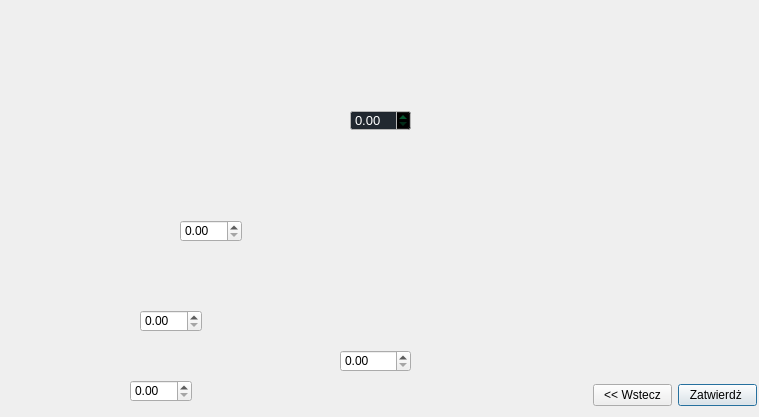
<?xml version="1.0" encoding="UTF-8"?>
<ui version="4.0">
 <class>Dimensions</class>
 <widget class="QDialog" name="Dimensions">
  <property name="geometry">
   <rect>
    <x>0</x>
    <y>0</y>
    <width>759</width>
    <height>417</height>
   </rect>
  </property>
  <property name="sizePolicy">
   <sizepolicy hsizetype="Preferred" vsizetype="Preferred">
    <horstretch>0</horstretch>
    <verstretch>0</verstretch>
   </sizepolicy>
  </property>
  <property name="windowTitle">
   <string>Wymiary wstępne</string>
  </property>
  <widget class="QLabel" name="label">
   <property name="geometry">
    <rect>
     <x>-20</x>
     <y>-30</y>
     <width>791</width>
     <height>451</height>
    </rect>
   </property>
   <property name="text">
    <string/>
   </property>
   <property name="pixmap">
    <pixmap resource="../resources.qrc">:/res/Truss_dimm_enter.PNG</pixmap>
   </property>
   <property name="scaledContents">
    <bool>true</bool>
   </property>
  </widget>
  <widget class="QDoubleSpinBox" name="spinTrussHeight">
   <property name="geometry">
    <rect>
     <x>350</x>
     <y>110</y>
     <width>61</width>
     <height>21</height>
    </rect>
   </property>
   <property name="palette">
    <palette>
     <active>
      <colorrole role="WindowText">
       <brush brushstyle="SolidPattern">
        <color alpha="255">
         <red>7</red>
         <green>137</green>
         <blue>74</blue>
        </color>
       </brush>
      </colorrole>
      <colorrole role="Button">
       <brush brushstyle="SolidPattern">
        <color alpha="255">
         <red>0</red>
         <green>0</green>
         <blue>0</blue>
        </color>
       </brush>
      </colorrole>
      <colorrole role="Midlight">
       <brush brushstyle="SolidPattern">
        <color alpha="255">
         <red>0</red>
         <green>170</green>
         <blue>255</blue>
        </color>
       </brush>
      </colorrole>
      <colorrole role="Text">
       <brush brushstyle="SolidPattern">
        <color alpha="255">
         <red>255</red>
         <green>255</green>
         <blue>255</blue>
        </color>
       </brush>
      </colorrole>
      <colorrole role="Base">
       <brush brushstyle="SolidPattern">
        <color alpha="255">
         <red>33</red>
         <green>40</green>
         <blue>48</blue>
        </color>
       </brush>
      </colorrole>
      <colorrole role="Window">
       <brush brushstyle="SolidPattern">
        <color alpha="255">
         <red>255</red>
         <green>255</green>
         <blue>255</blue>
        </color>
       </brush>
      </colorrole>
      <colorrole role="AlternateBase">
       <brush brushstyle="SolidPattern">
        <color alpha="255">
         <red>255</red>
         <green>255</green>
         <blue>255</blue>
        </color>
       </brush>
      </colorrole>
      <colorrole role="PlaceholderText">
       <brush brushstyle="SolidPattern">
        <color alpha="128">
         <red>255</red>
         <green>255</green>
         <blue>255</blue>
        </color>
       </brush>
      </colorrole>
     </active>
     <inactive>
      <colorrole role="WindowText">
       <brush brushstyle="SolidPattern">
        <color alpha="255">
         <red>7</red>
         <green>137</green>
         <blue>74</blue>
        </color>
       </brush>
      </colorrole>
      <colorrole role="Button">
       <brush brushstyle="SolidPattern">
        <color alpha="255">
         <red>0</red>
         <green>0</green>
         <blue>0</blue>
        </color>
       </brush>
      </colorrole>
      <colorrole role="Midlight">
       <brush brushstyle="SolidPattern">
        <color alpha="255">
         <red>0</red>
         <green>170</green>
         <blue>255</blue>
        </color>
       </brush>
      </colorrole>
      <colorrole role="Text">
       <brush brushstyle="SolidPattern">
        <color alpha="255">
         <red>255</red>
         <green>255</green>
         <blue>255</blue>
        </color>
       </brush>
      </colorrole>
      <colorrole role="Base">
       <brush brushstyle="SolidPattern">
        <color alpha="255">
         <red>33</red>
         <green>40</green>
         <blue>48</blue>
        </color>
       </brush>
      </colorrole>
      <colorrole role="Window">
       <brush brushstyle="SolidPattern">
        <color alpha="255">
         <red>255</red>
         <green>255</green>
         <blue>255</blue>
        </color>
       </brush>
      </colorrole>
      <colorrole role="AlternateBase">
       <brush brushstyle="SolidPattern">
        <color alpha="255">
         <red>255</red>
         <green>255</green>
         <blue>255</blue>
        </color>
       </brush>
      </colorrole>
      <colorrole role="PlaceholderText">
       <brush brushstyle="SolidPattern">
        <color alpha="128">
         <red>255</red>
         <green>255</green>
         <blue>255</blue>
        </color>
       </brush>
      </colorrole>
     </inactive>
     <disabled>
      <colorrole role="WindowText">
       <brush brushstyle="SolidPattern">
        <color alpha="255">
         <red>120</red>
         <green>120</green>
         <blue>120</blue>
        </color>
       </brush>
      </colorrole>
      <colorrole role="Button">
       <brush brushstyle="SolidPattern">
        <color alpha="255">
         <red>0</red>
         <green>0</green>
         <blue>0</blue>
        </color>
       </brush>
      </colorrole>
      <colorrole role="Midlight">
       <brush brushstyle="SolidPattern">
        <color alpha="255">
         <red>0</red>
         <green>170</green>
         <blue>255</blue>
        </color>
       </brush>
      </colorrole>
      <colorrole role="Text">
       <brush brushstyle="SolidPattern">
        <color alpha="255">
         <red>120</red>
         <green>120</green>
         <blue>120</blue>
        </color>
       </brush>
      </colorrole>
      <colorrole role="Base">
       <brush brushstyle="SolidPattern">
        <color alpha="255">
         <red>255</red>
         <green>255</green>
         <blue>255</blue>
        </color>
       </brush>
      </colorrole>
      <colorrole role="Window">
       <brush brushstyle="SolidPattern">
        <color alpha="255">
         <red>255</red>
         <green>255</green>
         <blue>255</blue>
        </color>
       </brush>
      </colorrole>
      <colorrole role="AlternateBase">
       <brush brushstyle="SolidPattern">
        <color alpha="255">
         <red>255</red>
         <green>255</green>
         <blue>255</blue>
        </color>
       </brush>
      </colorrole>
      <colorrole role="PlaceholderText">
       <brush brushstyle="SolidPattern">
        <color alpha="128">
         <red>0</red>
         <green>0</green>
         <blue>0</blue>
        </color>
       </brush>
      </colorrole>
     </disabled>
    </palette>
   </property>
   <property name="font">
    <font>
     <pointsize>10</pointsize>
    </font>
   </property>
  </widget>
  <widget class="QDoubleSpinBox" name="spinWallPlateLevel">
   <property name="geometry">
    <rect>
     <x>180</x>
     <y>220</y>
     <width>62</width>
     <height>22</height>
    </rect>
   </property>
  </widget>
  <widget class="QDoubleSpinBox" name="spinPropDistance">
   <property name="geometry">
    <rect>
     <x>140</x>
     <y>310</y>
     <width>62</width>
     <height>22</height>
    </rect>
   </property>
  </widget>
  <widget class="QDoubleSpinBox" name="spinEaveLength">
   <property name="geometry">
    <rect>
     <x>130</x>
     <y>380</y>
     <width>62</width>
     <height>22</height>
    </rect>
   </property>
  </widget>
  <widget class="QDoubleSpinBox" name="spinBuildingWidth">
   <property name="geometry">
    <rect>
     <x>340</x>
     <y>350</y>
     <width>71</width>
     <height>22</height>
    </rect>
   </property>
  </widget>
  <widget class="QWidget" name="gridLayoutWidget">
   <property name="geometry">
    <rect>
     <x>593</x>
     <y>380</y>
     <width>164</width>
     <height>31</height>
    </rect>
   </property>
   <layout class="QGridLayout" name="gridLayout">
    <item row="0" column="2">
     <widget class="QPushButton" name="buttonNext">
      <property name="text">
       <string>Zatwierdż </string>
      </property>
     </widget>
    </item>
    <item row="0" column="0">
     <widget class="QPushButton" name="buttonBack">
      <property name="text">
       <string>&lt;&lt; Wstecz</string>
      </property>
     </widget>
    </item>
    <item row="0" column="1">
     <spacer name="horizontalSpacer">
      <property name="orientation">
       <enum>Qt::Horizontal</enum>
      </property>
      <property name="sizeHint" stdset="0">
       <size>
        <width>40</width>
        <height>20</height>
       </size>
      </property>
     </spacer>
    </item>
   </layout>
  </widget>
 </widget>
 <resources>
  <include location="../resources.qrc"/>
 </resources>
 <connections/>
</ui>
